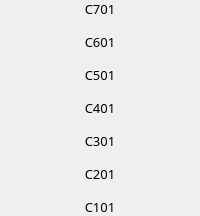
                            <widget class="QFrame" name="frame_66">
                             <property name="frameShape">
                              <enum>QFrame::NoFrame</enum>
                             </property>
                             <property name="frameShadow">
                              <enum>QFrame::Raised</enum>
                             </property>
                             <layout class="QVBoxLayout" name="verticalLayout_70">
                              <property name="spacing">
                               <number>15</number>
                              </property>
                              <property name="leftMargin">
                               <number>0</number>
                              </property>
                              <property name="topMargin">
                               <number>0</number>
                              </property>
                              <property name="rightMargin">
                               <number>0</number>
                              </property>
                              <property name="bottomMargin">
                               <number>0</number>
                              </property>
                              <item>
                               <widget class="QLabel" name="label_c701">
                                <property name="font">
                                 <font>
                                  <family>Mitr SemiBold</family>
                                  <pointsize>10</pointsize>
                                 </font>
                                </property>
                                <property name="text">
                                 <string>C701</string>
                                </property>
                                <property name="alignment">
                                 <set>Qt::AlignCenter</set>
                                </property>
                               </widget>
                              </item>
                              <item>
                               <widget class="QLabel" name="label_c601">
                                <property name="font">
                                 <font>
                                  <family>Mitr SemiBold</family>
                                  <pointsize>10</pointsize>
                                 </font>
                                </property>
                                <property name="text">
                                 <string>C601</string>
                                </property>
                                <property name="alignment">
                                 <set>Qt::AlignCenter</set>
                                </property>
                               </widget>
                              </item>
                              <item>
                               <widget class="QLabel" name="label_c501">
                                <property name="font">
                                 <font>
                                  <family>Mitr SemiBold</family>
                                  <pointsize>10</pointsize>
                                 </font>
                                </property>
                                <property name="text">
                                 <string>C501</string>
                                </property>
                                <property name="alignment">
                                 <set>Qt::AlignCenter</set>
                                </property>
                               </widget>
                              </item>
                              <item>
                               <widget class="QLabel" name="label_c401">
                                <property name="font">
                                 <font>
                                  <family>Mitr SemiBold</family>
                                  <pointsize>10</pointsize>
                                 </font>
                                </property>
                                <property name="text">
                                 <string>C401</string>
                                </property>
                                <property name="alignment">
                                 <set>Qt::AlignCenter</set>
                                </property>
                               </widget>
                              </item>
                              <item>
                               <widget class="QLabel" name="label_c301">
                                <property name="font">
                                 <font>
                                  <family>Mitr SemiBold</family>
                                  <pointsize>10</pointsize>
                                 </font>
                                </property>
                                <property name="text">
                                 <string>C301</string>
                                </property>
                                <property name="alignment">
                                 <set>Qt::AlignCenter</set>
                                </property>
                               </widget>
                              </item>
                              <item>
                               <widget class="QLabel" name="label_c201">
                                <property name="font">
                                 <font>
                                  <family>Mitr SemiBold</family>
                                  <pointsize>10</pointsize>
                                 </font>
                                </property>
                                <property name="text">
                                 <string>C201</string>
                                </property>
                                <property name="alignment">
                                 <set>Qt::AlignCenter</set>
                                </property>
                               </widget>
                              </item>
                              <item>
                               <widget class="QLabel" name="label_c101">
                                <property name="font">
                                 <font>
                                  <family>Mitr SemiBold</family>
                                  <pointsize>10</pointsize>
                                 </font>
                                </property>
                                <property name="text">
                                 <string>C101</string>
                                </property>
                                <property name="alignment">
                                 <set>Qt::AlignCenter</set>
                                </property>
                               </widget>
                              </item>
                             </layout>
                            </widget>
